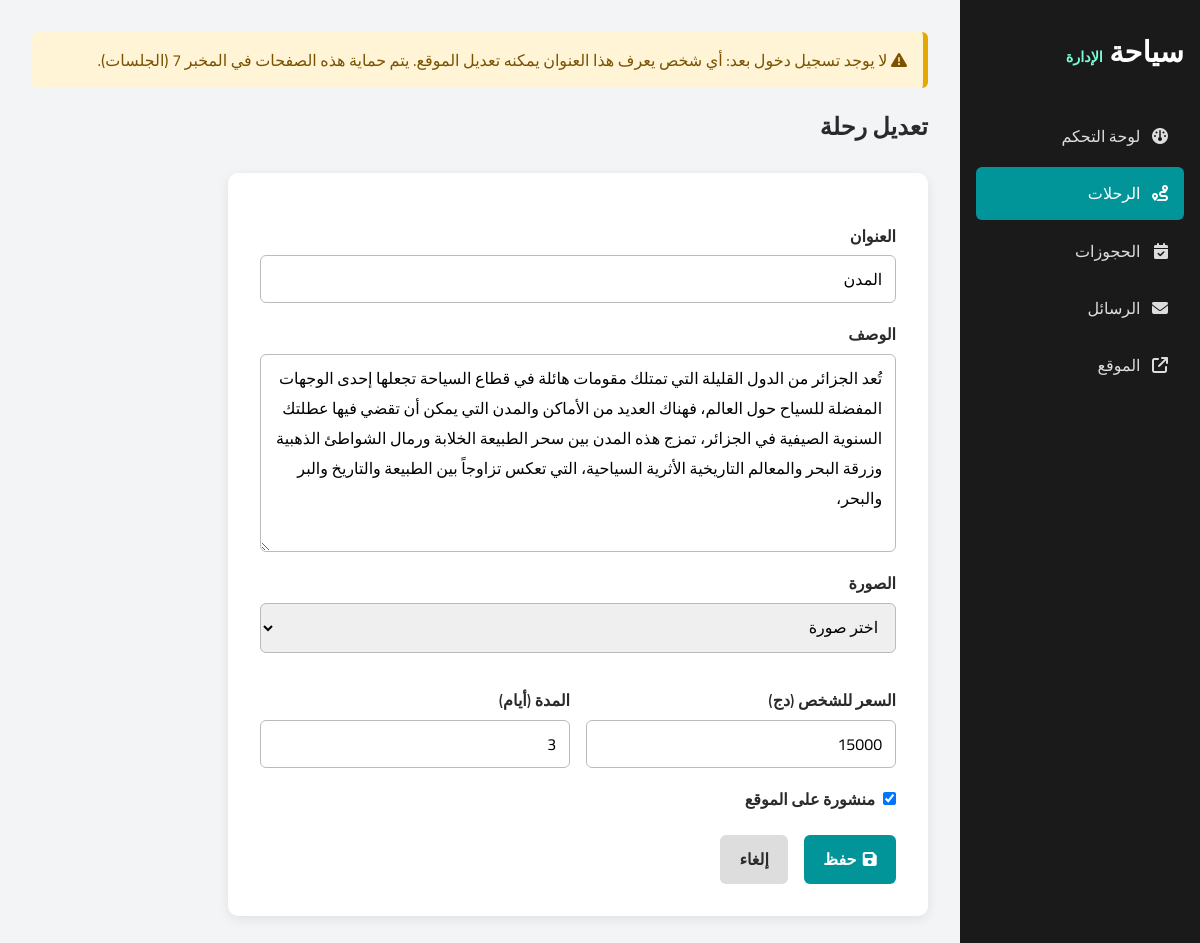
The app's page /admin/trip_form.php?id=2 with its own data.
### tables this page shows
CREATE TABLE trips (
  id INT UNSIGNED AUTO_INCREMENT PRIMARY KEY,
  title VARCHAR(100) NOT NULL,
  description TEXT NOT NULL,
  image VARCHAR(255) NOT NULL,
  price INT UNSIGNED NOT NULL,             
  duration_days TINYINT UNSIGNED NOT NULL DEFAULT 1,
  is_published TINYINT(1) NOT NULL DEFAULT 1,
  created_at TIMESTAMP NOT NULL DEFAULT CURRENT_TIMESTAMP
);

### includes/db.php (called while the page is built, shortened)
<?php
function db(): PDO
{
    static $pdo = null;
    if ($pdo === null) {
        $dsn = 'mysql:host=' . DB_HOST . ';port=' . DB_PORT . ';dbname=' . DB_NAME . ';charset=utf8mb4';
        try {
            $pdo = new PDO($dsn, DB_USER, DB_PASS, [
                PDO::ATTR_ERRMODE => PDO::ERRMODE_EXCEPTION,
                PDO::ATTR_DEFAULT_FETCH_MODE => PDO::FETCH_ASSOC,
                PDO::ATTR_EMULATE_PREPARES => false,
            ]);
        } catch (PDOException $e) {
            error_log('Database connection failed: ' . $e->getMessage());
            http_response_code(500);
            exit('<p style="font-family: sans-serif; padding: 2rem">The database is not available. '
                . 'Is MySQL started in XAMPP, and was database/syaha.sql imported?</p>');
        }
    }
    return $pdo;
}

### includes/queries.php (called while the page is built, shortened)
<?php
require_once __DIR__ . '/db.php';
function get_trip(int $id): ?array
{
    $statement = db()->prepare('SELECT * FROM trips WHERE id = ?');
    $statement->execute([$id]);
    return $statement->fetch() ?: null;
}

### includes/functions.php (called while the page is built, shortened)
<?php
function e(?string $value): string
{
    return htmlspecialchars($value ?? '', ENT_QUOTES, 'UTF-8');
}

### admin/trip_form.php (the view, shortened to what this page needs)
<?php
require __DIR__ . '/../includes/functions.php';
require __DIR__ . '/../includes/queries.php';
$id = filter_input(INPUT_GET, 'id', FILTER_VALIDATE_INT) ?: null;
$trip = ['title' => '', 'description' => '', 'image' => '', 'price' => '', 'duration_days' => 1, 'is_published' => 1];
if ($id !== null) {
    $trip = get_trip($id);
}
require __DIR__ . '/header.php';
?>
        <form method="post" class="Admin_Form">
            <label for="Title">العنوان</label>
            <input type="text" id="Title" name="title" value="<?= e($trip['title']) ?>" maxlength="100" required />
            <label for="Description">الوصف</label>
            <textarea id="Description" name="description" rows="6" required><?= e($trip['description']) ?></textarea>
            <label for="Image">الصورة</label>
            <select id="Image" name="image" required>
                <option value="">اختر صورة</option>
            </select>
            <div class="Row">
                <div>
                    <label for="Price">السعر للشخص (دج)</label>
                    <input type="number" id="Price" name="price" value="<?= e((string) $trip['price']) ?>" min="0" step="500" required />
                </div>
                <div>
                    <label for="Duration">المدة (أيام)</label>
                    <input type="number" id="Duration" name="duration_days" value="<?= e((string) $trip['duration_days']) ?>" min="1" max="30" required />
                </div>
            </div>
            <label class="Checkbox">
                <input type="checkbox" name="is_published" <?= $trip['is_published'] ? 'checked' : '' ?> />
                منشورة على الموقع
            </label>
            <div class="Row">
                <button type="submit" class="Button"><i class="fa-solid fa-floppy-disk"></i> حفظ</button>
                <a href="trips.php" class="Button Secondary">إلغاء</a>
            </div>
        </form>
<?php require __DIR__ . '/footer.php'; ?>

### admin/admin.css (style rules this page uses)
* { margin: 0; padding: 0; box-sizing: border-box; font-family: "Cairo", sans-serif; }
body { display: flex; min-height: 100vh; color: #2a2a2a; background-color: #f2f4f5; }
.Button { display: inline-flex; align-items: center; gap: 0.4rem; padding: 0.6rem 1.2rem; border: none; border-radius: 6px; font-family: inherit; font-size: 1rem; font-weight: 700; color: white; text-decoration: none; background-color: #01959a; cursor: pointer; }
.Button.Secondary { color: #2a2a2a; background-color: #ddd; }
.Admin_Form { display: flex; flex-direction: column; max-width: 700px; padding: 2rem; border-radius: 10px; background-color: white; box-shadow: 0 3px 12px rgba(0, 0, 0, 0.08); }
.Admin_Form label { margin: 1rem 0 0.3rem; font-weight: 600; }
.Admin_Form input, .Admin_Form select, .Admin_Form textarea, .Inline_Form select { padding: 0.5rem 0.8rem; border: 1px solid #bbb; border-radius: 6px; font-family: inherit; font-size: 1rem; }
.Admin_Form .Row { display: flex; gap: 1rem; margin-top: 1rem; }
.Admin_Form .Row > div { display: flex; flex: 1; flex-direction: column; }
.Admin_Form .Checkbox { display: flex; gap: 0.5rem; align-items: center; }

### records on screen
trips: title "المدن", description "تُعد الجزائر من الدول القليلة التي تمتلك مقومات هائلة في قطاع السياحة تجعلها إحدى الوجهات المفضلة للسياح حول العالم، فهناك العديد من الأماكن والمدن التي يمكن أن تقضي فيها عطلتك السنوية الصيفية في الجزائر، تمزج هذه المدن بين سحر الطبيعة الخلابة ورمال الشواطئ الذهبية وزرقة البحر والمعالم التاريخية الأثرية السياحية، التي تعكس تزاوجاً بين الطبيعة والتاريخ والبر والبحر،", price "15000", duration_days "3", is_published "☑"

### other values on screen
$label "لوحة التحكم"
$label "الرحلات"
$label "الحجوزات"
$label "الرسائل"
$page_title "تعديل رحلة"
